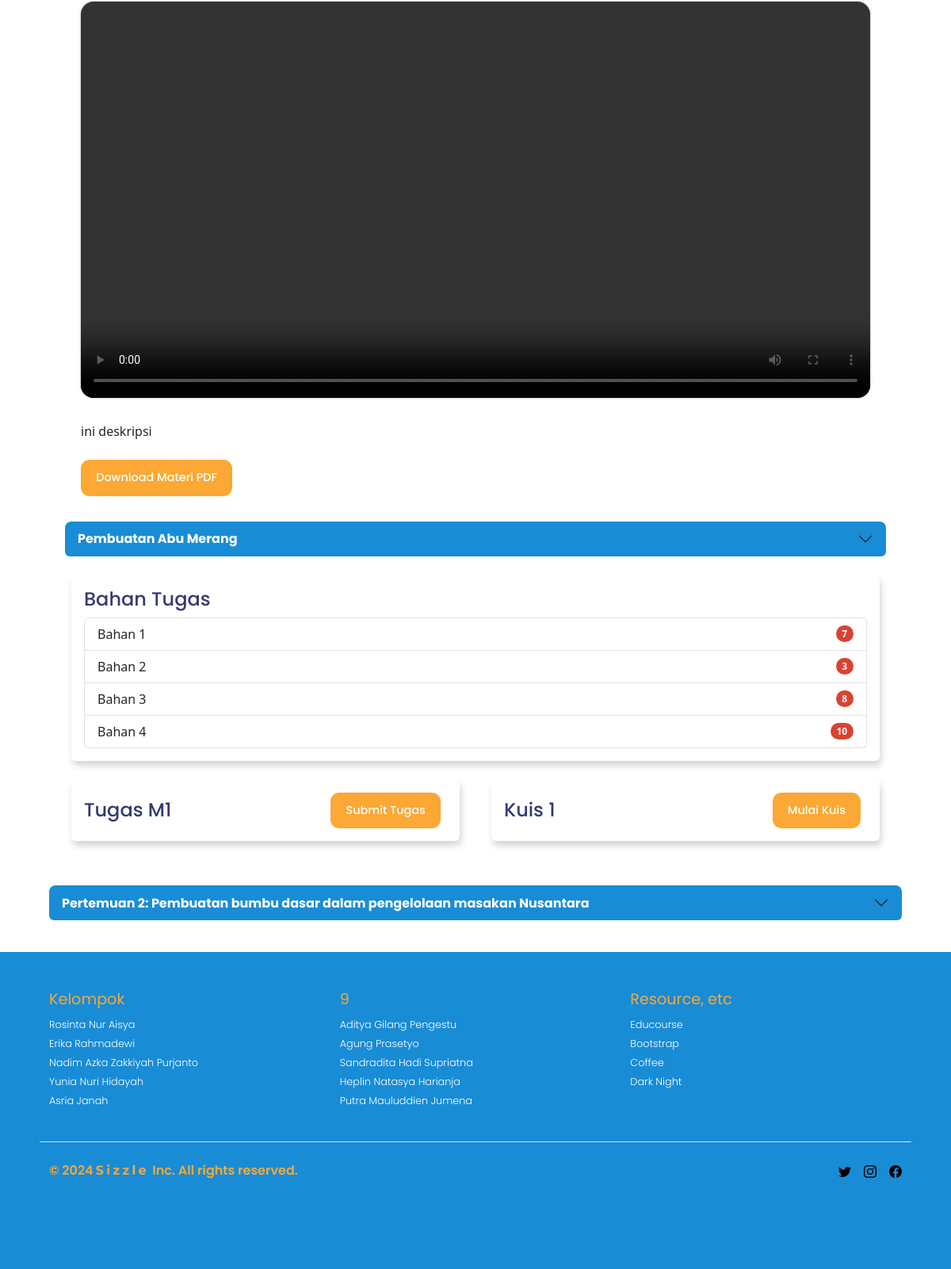
/detail_kursus_lms/1/ (signed in, lower part), run on an earlier commit of the app's database.
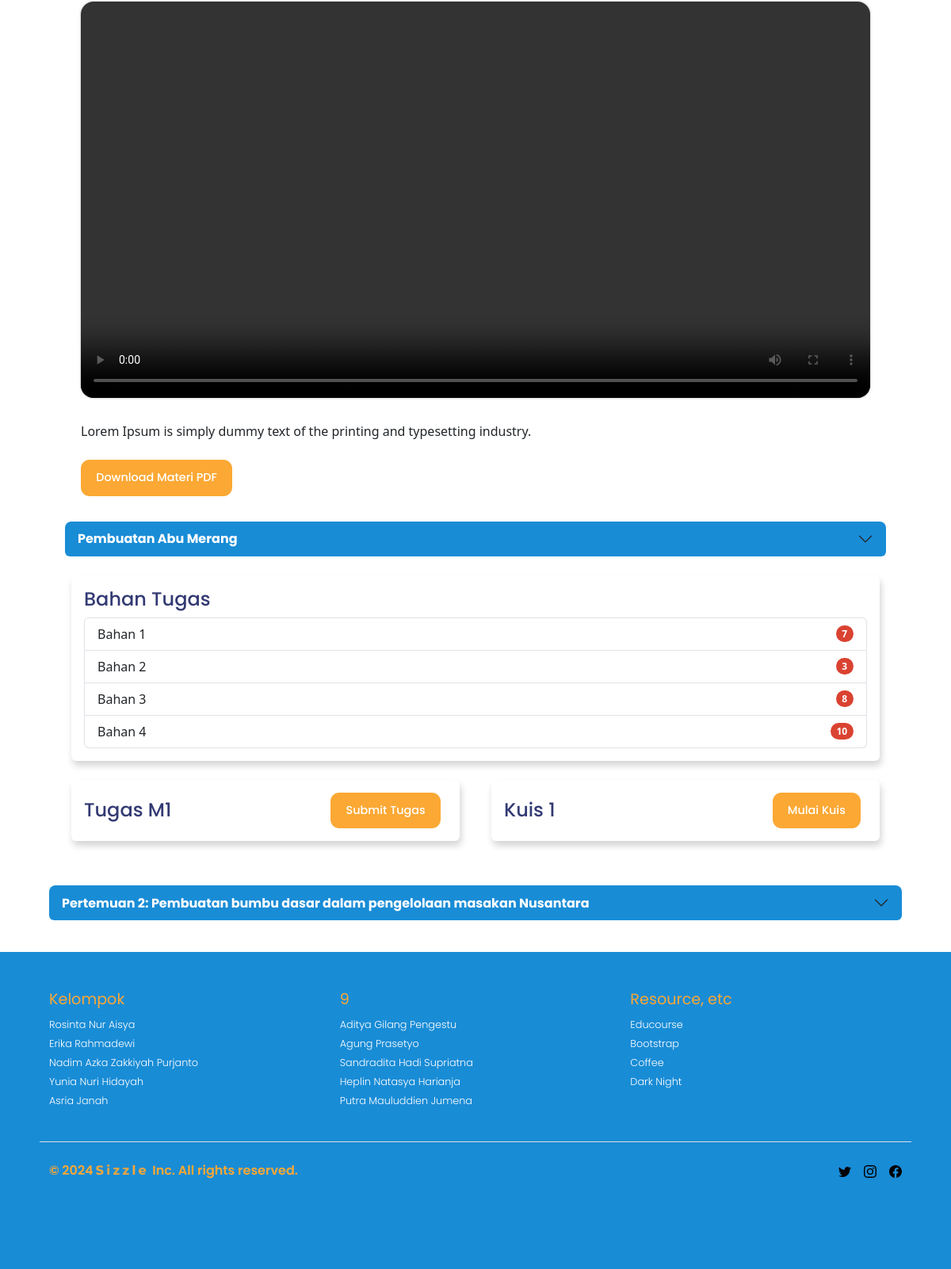
And on a later commit of the database.
### app/models.py (models this page shows, shortened)
class KontenKursus(models.Model):
    pertemuan = models.ForeignKey(Pertemuan, related_name='konten_kursus', on_delete=models.CASCADE)
    judul = models.CharField(max_length=100)
    deskripsi = models.TextField()
    video = models.FileField(upload_to='videos/kursus/')
    pdf = models.FileField(upload_to='pdfs/kursus/', null=True, blank=True)

class Pertemuan(models.Model):
    kursus = models.ForeignKey(Kursus, related_name='pertemuans', on_delete=models.CASCADE)
    judul = models.CharField(max_length=100)
    deskripsi = models.TextField()
    tanggal = models.DateField()

class Bahan(models.Model):
    pertemuan = models.ForeignKey(Pertemuan, related_name='resep_bahan', on_delete=models.CASCADE)
    nama = models.CharField(max_length=100)
    jumlah = models.CharField(max_length=50)

class Tugas(models.Model):
    pertemuan = models.ForeignKey(Pertemuan, related_name='tugas_set', on_delete=models.CASCADE)
    judul = models.CharField(max_length=100)
    deskripsi = models.TextField()
    deadline = models.DateTimeField()

class Kuis(models.Model):
    pertemuan = models.ForeignKey(Pertemuan, related_name='kuis_set', on_delete=models.CASCADE)
    judul = models.CharField(max_length=100)
    deskripsi = models.TextField()

### app/views.py (the view)
# urls.py: path('detail_kursus_lms/<int:id_kursus>/', views.detail_kursus_lms, name='detail_kursus_lms'),
@login_required
def detail_kursus_lms(request, id_kursus):
    kursus = get_object_or_404(Kursus, id_kursus=id_kursus)
    if not UserKursus.objects.filter(user=request.user, kursus=kursus).exists():
        return render(request, 'forbidden.html')
    pertemuans = kursus.pertemuans.all()
    progress = calculate_progress(request.user, kursus)
    context = {
        'kursus': kursus,
        'pertemuans': pertemuans,
        'progress': progress
    }
    return render(request, 'detail_kursus_lms.html', context)

### app/views.py (called while the page is built)
def calculate_progress(user, kursus):
    total_konten = sum(pertemuan.konten_kursus.count() for pertemuan in kursus.pertemuans.all())
    completed_konten = UserKonten.objects.filter(user=user, konten__pertemuan__kursus=kursus, completed=True).count()
    if total_konten == 0:
        return 0
    progress = (completed_konten / total_konten) * 100
    return progress

### templates/detail_kursus_lms.html (shortened to what this page needs)
<!DOCTYPE html>
{% extends 'base_user.html' %}
{% load static %}
{% block body_block %}
<div class="container">
  <div class="accordion" id="accordionExample">
    {% for pertemuan in pertemuans %}
    <div class="accordion-item">
      <h2 class="accordion-header" id="heading{{ forloop.counter }}">
        <button class="accordion-button {% if not forloop.first %}collapsed{% endif %}" type="button"
          data-bs-toggle="collapse" data-bs-target="#collapse{{ forloop.counter }}"
          aria-expanded="{% if forloop.first %}true{% else %}false{% endif %}"
          aria-controls="collapse{{ forloop.counter }}">
          Pertemuan {{ forloop.counter }}: {{ pertemuan.judul }}
        </button>
      </h2>
      <div id="collapse{{ forloop.counter }}" class="accordion-collapse collapse {% if forloop.first %}show{% endif %}"
        data-bs-parent="#accordionExample">
        <div class="accordion-body">
          <div class="accordion mb-4" id="nestedAccordion{{ forloop.counter }}">
            {% for konten in pertemuan.konten_kursus.all %}
            <div class="accordion-item">
              <h2 class="accordion-header" id="nestedHeading{{ forloop.counter }}-{{ forloop.counter0 }}">
                <button class="accordion-button {% if not forloop.first %}collapsed{% endif %}" type="button"
                  data-bs-toggle="collapse" data-bs-target="#nestedCollapse{{ forloop.counter }}-{{ forloop.counter0 }}"
                  aria-expanded="{% if forloop.first %}true{% else %}false{% endif %}"
                  aria-controls="nestedCollapse{{ forloop.counter }}-{{ forloop.counter0 }}">
                  {{ konten.judul }}
                </button>
              </h2>
              <div id="nestedCollapse{{ forloop.counter }}-{{ forloop.counter0 }}"
                class="accordion-collapse collapse {% if forloop.first %}show{% endif %}"
                data-bs-parent="#nestedAccordion{{ forloop.counter }}">
                <div class="accordion-body">
                  <video src="{{ konten.video.url }}" controls class="card-img-top"></video>
                  <p class="card-text mt-4 mb-4">{{ konten.deskripsi }}</p>
                  <a href="{{ konten.pdf.url }}" class="btn btn-primary">Download Materi PDF</a>
                </div>
              </div>
            </div>
            {% endfor %}
          </div>
          <div class="row">
            <div class="col-md-12 mb-4">
              <div class="card">
                <div class="card-body">
                  <h4 class="font-1">Bahan Tugas</h4>
                  <ul class="list-group">
                    {% for bahan in pertemuan.resep_bahan.all %}
                    <li class="list-group-item d-flex justify-content-between align-items-center">
                      {{ bahan.nama }}
                      <span class="badge rounded-pill" style="background-color: rgb(218, 66, 49);">{{ bahan.jumlah }}</span>
                    </li>
                    {% endfor %}
                  </ul>
                </div>
              </div>
            </div>
          </div>
          <div class="row mb-4">
            {% for tugas in pertemuan.tugas_set.all %}
            <div class="col-md-6">
              <div class="card">
                <div class="card-body d-flex align-items-center justify-content-between">
                  <h4 class="font-1 mb-0">{{ tugas.judul }}</h4>
                  <a href="{% url 'submit_tugas' tugas.id %}" class="btn">Submit Tugas</a>
                </div>
              </div>
            </div>
            {% endfor %}
            {% for kuis in pertemuan.kuis_set.all %}
            <div class="col-md-6">
              <div class="card">
                <div class="card-body d-flex align-items-center justify-content-between">
                  <h4 class="font-1 mb-0">{{ kuis.judul }}</h4>
                  <a href="{% url 'kuis_detail' kuis.id %}" class="btn">Mulai Kuis</a>
                </div>
              </div>
            </div>
            {% endfor %}
          </div>
        </div>
      </div>
    </div>
    {% endfor %}
  </div>
</div>
{% endblock %}

What changed in the data, as far as the page shows it:
changed KontenKursus: deskripsi "ini deskripsi" → "Lorem Ipsum is simply dummy text of the printing and typesetting industry."
